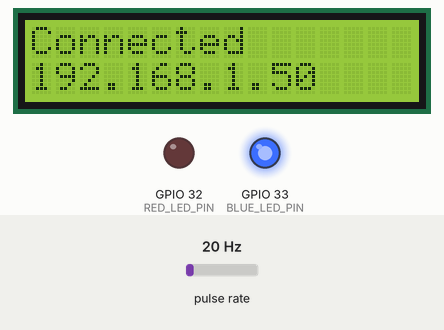
This program was run on a simulated ESP32. Shown: 16×2 character LCD, output pins drawn as LEDs (lit = HIGH). Wiring (inferred from the names in the program): pulse sensor: data GPIO 35. The inputs (shaded band) are chosen by the test bench; at power-on: pulse rate 20 Hz. WiFi joins after 1.5 s; servers stay silent unless stated; uploads are accepted with an empty reply; the local clock reads 2024-03-15 10:24:30 at power-on unless the program sets it; EEPROM starts erased; what the program prints to the serial monitor is not drawn.

Above: at 2.0 s.
At 3.7 s:
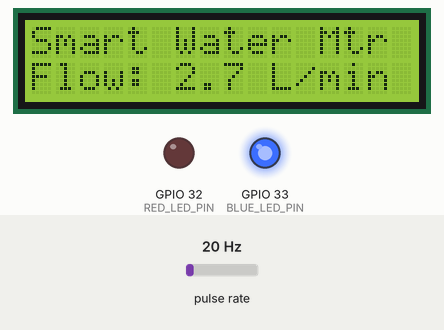
3.8 s: pulse rate (sensor on GPIO 35) set to 4 Hz
At 6.2 s:
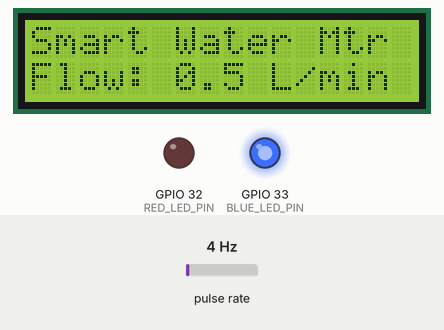
6.8 s: pulse rate (sensor on GPIO 35) set to 50 Hz
At 9.5 s:
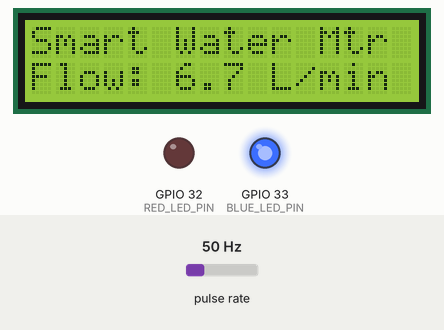
9.8 s: pulse rate (sensor on GPIO 35) set to 100 Hz
At 12.0 s:
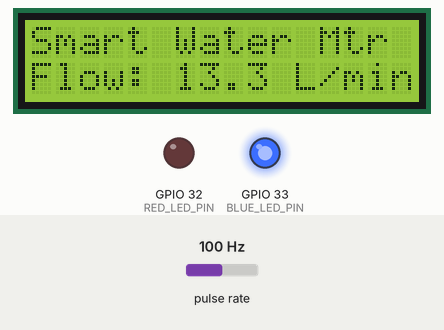
Timing chart, 0 to 13.5 s (numbered marks = the images above; inputs shaded):
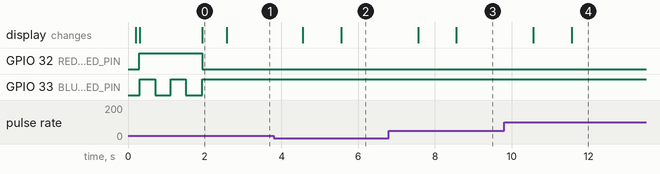

The program:

main.cpp
```cpp
// SafeWater smart water meter firmware - main entry point.
// Implements the boot sequence and main loop from spec sections 41 and 44.

#include <Arduino.h>
#include <WiFi.h>
#include <time.h>
#include "config.h"
#include "wifi_manager.h"
#include "api_client.h"
#include "flow_sensor.h"
#include "ota_update.h"
#include "lcd_display.h"
#include "status_leds.h"
#include "heartbeat.h"
#include "utilities.h"

namespace {

// ---------- offline reading buffer (spec section 52) ----------
struct BufferedReading {
  float flowRate;
  float waterUsageLitres;
};

BufferedReading readingBuffer[MAX_BUFFERED_READINGS];
int bufferedCount = 0;

void bufferReading(float flowRate, float waterUsageLitres) {
  if (bufferedCount >= MAX_BUFFERED_READINGS) {
    // Buffer full: drop the oldest reading to make room for the newest.
    memmove(&readingBuffer[0], &readingBuffer[1], sizeof(BufferedReading) * (MAX_BUFFERED_READINGS - 1));
    bufferedCount--;
  }
  readingBuffer[bufferedCount++] = {flowRate, waterUsageLitres};
}

void flushBufferedReadings(int batteryPct, int wifiSignal) {
  int i = 0;
  while (i < bufferedCount) {
    if (!ApiClient::uploadReading(readingBuffer[i].flowRate, readingBuffer[i].waterUsageLitres, batteryPct, wifiSignal)) {
      break; // still offline or server error - stop and retry next cycle
    }
    i++;
  }
  if (i > 0) {
    memmove(&readingBuffer[0], &readingBuffer[i], sizeof(BufferedReading) * (bufferedCount - i));
    bufferedCount -= i;
  }
}

// ---------- periodic task timers ----------
unsigned long lastReadingUploadAt = 0;
unsigned long lastHeartbeatAt = 0;
unsigned long lastCommandPollAt = 0;
unsigned long lastFlowUpdateAt = 0;
unsigned long lastSyncAt = 0;

// This hardware has no relay/valve - OPEN/CLOSE/RESET are meaningless
// here and just get acknowledged as failed. RESTART/CALIBRATE/UPDATE are
// device-level operations that still apply to a flow-sensor-only meter.
const char *executeCommand(const String &command) {
  if (command == "RESTART") {
    Serial.println("[device] restarting by remote command...");
    FlowSensor::persist(); // don't lose accumulated flow to the reboot
    ApiClient::sendLog("WARNING", "Device restarting by remote command");
    delay(200); // let the log/ack requests finish flushing before reboot
    ESP.restart();
    return "executed"; // unreachable, kept for clarity
  }
  if (command == "CALIBRATE") {
    // Real calibration needs a known reference volume run through the
    // meter; this just logs the request for a technician to action.
    Serial.println("[device] calibration requested - needs a technician on site");
    ApiClient::sendLog("INFO", "Calibration requested - needs a technician on site");
    return "executed";
  }
  if (command == "UPDATE") {
    bool ok = OtaUpdate::checkAndApply();
    ApiClient::sendLog(ok ? "INFO" : "ERROR", ok ? "Firmware update applied" : "Firmware update check failed");
    return ok ? "executed" : "failed";
  }

  Serial.printf("[device] command not supported on this hardware (no valve): %s\n", command.c_str());
  ApiClient::sendLog("ERROR", "Command not supported - no valve hardware: " + command);
  return "failed";
}

void pollAndExecuteCommands() {
  ApiClient::ValveCommand commands[4];
  int count = ApiClient::getPendingCommands(commands, 4);

  for (int i = 0; i < count; i++) {
    Utilities::logLine(("Executing command: " + commands[i].command).c_str());
    const char *result = executeCommand(commands[i].command);
    ApiClient::acknowledgeCommand(commands[i].id, result);
  }
}

} // namespace

void setup() {
  Serial.begin(115200);
  delay(200);
  Serial.println("\n[boot] SafeWater firmware " + String(Utilities::FIRMWARE_VERSION));

  LcdDisplay::begin();
  StatusLeds::begin();
  FlowSensor::begin();

  WifiManager::begin(); // blocks with retries until connected (spec 42)

  configTime(0, 0, "pool.ntp.org", "time.nist.gov"); // sync time (spec 41 step 8)

  Utilities::logLine("Sensor reading started");
  Utilities::logLine("Beginning cloud synchronization");

  Heartbeat::send();
  ApiClient::sendLog("INFO", "Device booted, firmware " + String(Utilities::FIRMWARE_VERSION));
  lastSyncAt = millis();
}

void loop() {
  WifiManager::poll();

  unsigned long now = millis();

  if (now - lastFlowUpdateAt >= 1000) {
    lastFlowUpdateAt = now;
    FlowSensor::update();
    float flowRate = FlowSensor::getFlowRateLpm();
    LcdDisplay::showFlowRate(flowRate);
    Serial.printf("[flow] %.2f L/min (total %.2f L)\n", flowRate, FlowSensor::getTotalLitres());
  }

  if (now - lastReadingUploadAt >= READING_UPLOAD_INTERVAL_MS) {
    lastReadingUploadAt = now;

    int battery = Heartbeat::readBatteryPercent();
    int rssi = WiFi.RSSI();
    float totalLitres = FlowSensor::getTotalLitres();

    if (!ApiClient::uploadReading(FlowSensor::getFlowRateLpm(), totalLitres, battery, rssi)) {
      Utilities::logLine("Reading upload failed - buffering for retry");
      ApiClient::sendLog("WARNING", "Reading upload failed, buffering for retry");
      bufferReading(FlowSensor::getFlowRateLpm(), totalLitres);
    } else {
      lastSyncAt = now;
      flushBufferedReadings(battery, rssi);
    }

    FlowSensor::persist(); // save the running total to flash on the same cadence
  }

  if (now - lastHeartbeatAt >= HEARTBEAT_INTERVAL_MS) {
    lastHeartbeatAt = now;
    if (Heartbeat::send()) lastSyncAt = now;
  }

  if (now - lastCommandPollAt >= COMMAND_POLL_INTERVAL_MS) {
    lastCommandPollAt = now;
    pollAndExecuteCommands();
  }
}
```

api_client.cpp
```cpp
#include "api_client.h"
#include <WiFi.h>
#include <HTTPClient.h>
#include <WiFiClientSecure.h>
#include "config.h"

namespace {

// Shared POST helper: builds { action, meter_serial, api_key, ...extra },
// sends it to the esp32-ingest Edge Function, and parses the JSON response.
// Returns true only on HTTP 2xx with a JSON body containing "success": true.
bool postAction(const char *action, JsonDocument &extra, JsonDocument &response) {
  if (WiFi.status() != WL_CONNECTED) {
    Serial.println("[api] skipped - no Wi-Fi");
    return false;
  }

  JsonDocument body;
  body["action"] = action;
  body["meter_serial"] = METER_SERIAL;
  body["api_key"] = DEVICE_API_KEY;
  for (JsonPairConst kv : extra.as<JsonObjectConst>()) {
    body[kv.key()] = kv.value();
  }

  String payload;
  serializeJson(body, payload);

  WiFiClientSecure client;
  client.setInsecure(); // simplification: no cert pinning. Pin the Supabase
                        // root CA here before shipping to production.

  HTTPClient http;
  http.begin(client, API_BASE_URL);
  http.addHeader("Content-Type", "application/json");

  int statusCode = http.POST(payload);
  bool ok = false;

  if (statusCode > 0) {
    String responseBody = http.getString();
    DeserializationError err = deserializeJson(response, responseBody);
    ok = statusCode >= 200 && statusCode < 300 && !err && response["success"] == true;

    if (!ok) {
      Serial.printf("[api] %s failed, status=%d body=%s\n", action, statusCode, responseBody.c_str());
    }
  } else {
    Serial.printf("[api] %s request failed: %s\n", action, http.errorToString(statusCode).c_str());
  }

  http.end();
  return ok;
}

} // namespace

namespace ApiClient {

bool uploadReading(float flowRate, float waterUsageLitres, int batteryPct, int wifiSignalDbm) {
  JsonDocument extra;
  extra["flow_rate"] = flowRate;
  extra["water_usage"] = waterUsageLitres;
  extra["battery"] = batteryPct;
  extra["wifi_signal"] = wifiSignalDbm;
  extra["status"] = "online";

  JsonDocument response;
  return postAction("reading", extra, response);
}

bool sendHeartbeat(int batteryPct, int wifiSignalDbm, const char *firmwareVersion) {
  JsonDocument extra;
  extra["battery"] = batteryPct;
  extra["wifi_signal"] = wifiSignalDbm;
  extra["firmware_version"] = firmwareVersion;

  JsonDocument response;
  return postAction("heartbeat", extra, response);
}

int getPendingCommands(ValveCommand *out, int maxCommands) {
  JsonDocument extra;
  JsonDocument response;

  if (!postAction("get_commands", extra, response)) return 0;

  JsonArrayConst commands = response["commands"].as<JsonArrayConst>();
  int count = 0;
  for (JsonObjectConst cmd : commands) {
    if (count >= maxCommands) break;
    out[count].id = cmd["id"].as<String>();
    out[count].command = cmd["command"].as<String>();
    count++;
  }
  return count;
}

bool acknowledgeCommand(const String &commandId, const char *status) {
  JsonDocument extra;
  extra["command_id"] = commandId;
  extra["status"] = status;

  JsonDocument response;
  return postAction("ack_command", extra, response);
}

bool sendLog(const char *level, const String &message) {
  JsonDocument extra;
  extra["level"] = level;
  extra["message"] = message;

  JsonDocument response;
  return postAction("log", extra, response);
}

} // namespace ApiClient
```

api_client.h
```cpp
#pragma once

#include <Arduino.h>
#include <ArduinoJson.h>

namespace ApiClient {

struct ValveCommand {
  String id;
  String command;
};

// spec section 48: upload a meter reading.
bool uploadReading(float flowRate, float waterUsageLitres, int batteryPct, int wifiSignalDbm);

// spec section 49: device health heartbeat.
bool sendHeartbeat(int batteryPct, int wifiSignalDbm, const char *firmwareVersion);

// spec section 50: poll for pending valve commands. Returns the number of
// commands written into `out` (max `maxCommands`).
int getPendingCommands(ValveCommand *out, int maxCommands);

// Acknowledge a command as executed/failed after acting on it.
bool acknowledgeCommand(const String &commandId, const char *status);

// spec section 33: send a device log line (INFO/WARNING/ERROR/DEBUG) to
// device_logs. Best-effort - failures are logged locally only, not retried,
// so a flaky connection can't create a log-retry storm.
bool sendLog(const char *level, const String &message);

} // namespace ApiClient
```

flow_sensor.cpp
```cpp
#include "flow_sensor.h"
#include <Arduino.h>
#include <Preferences.h>
#include "config.h"

namespace {

volatile unsigned long pulseCount = 0;
unsigned long lastPulseCountAtUpdate = 0;
unsigned long lastUpdateAtMs = 0;

float flowRateLpm = 0.0f;
float totalLitres = 0.0f;
float lastPersistedTotal = 0.0f;

Preferences prefs;

void IRAM_ATTR onPulse() {
  pulseCount++;
}

} // namespace

namespace FlowSensor {

void begin() {
  // GPIO 34-39 (including FLOW_SENSOR_PIN=35 on Kelvin's board) are
  // input-only on the ESP32 and have no internal pull-up/pull-down -
  // INPUT_PULLUP would silently do nothing here. Most Hall-effect flow
  // sensors (YF-S201 etc.) already pull their own signal line up
  // internally; if the pulse count looks stuck at 0 or noisy, add a real
  // 10k pull-up resistor from this pin to 3.3V.
  pinMode(FLOW_SENSOR_PIN, INPUT);
  attachInterrupt(digitalPinToInterrupt(FLOW_SENSOR_PIN), onPulse, FALLING);
  lastUpdateAtMs = millis();

  prefs.begin("flowsensor", false);
  totalLitres = prefs.getFloat("total", 0.0f);
  lastPersistedTotal = totalLitres;
  Serial.printf("[flow] restored cumulative total from flash: %.2f L\n", totalLitres);
}

void update() {
  noInterrupts();
  unsigned long currentPulses = pulseCount;
  interrupts();

  unsigned long now = millis();
  unsigned long elapsedMs = now - lastUpdateAtMs;
  if (elapsedMs == 0) return;

  unsigned long newPulses = currentPulses - lastPulseCountAtUpdate;
  float litresSinceLastUpdate = newPulses / PULSES_PER_LITRE;

  // L/min = litres counted / (elapsed minutes)
  flowRateLpm = litresSinceLastUpdate / (elapsedMs / 60000.0f);
  totalLitres += litresSinceLastUpdate;

  lastPulseCountAtUpdate = currentPulses;
  lastUpdateAtMs = now;
}

float getFlowRateLpm() {
  return flowRateLpm;
}

float getTotalLitres() {
  return totalLitres;
}

void persist() {
  if (totalLitres == lastPersistedTotal) return; // nothing new - skip the flash write
  prefs.putFloat("total", totalLitres);
  lastPersistedTotal = totalLitres;
}

} // namespace FlowSensor
```

flow_sensor.h
```cpp
#pragma once

namespace FlowSensor {

// Attaches the pulse-counting interrupt. Call once from setup().
void begin();

// Recomputes flow_rate from pulses counted since the last call. Call this
// roughly once per second from loop() for a stable L/min reading.
void update();

// Litres per minute, based on the most recent update() window.
float getFlowRateLpm();

// Cumulative litres counted, persisted across reboots (spec section 45:
// pulses -> litres) - a restart resumes adding from here, it never resets
// back to 0.
float getTotalLitres();

// Writes the running total to flash (NVS). Call periodically from loop()
// (e.g. every 60s) rather than every update() - each write costs real
// flash-wear budget, so don't call it every second.
void persist();

} // namespace FlowSensor
```

heartbeat.cpp
```cpp
#include "heartbeat.h"
#include <Arduino.h>
#include <WiFi.h>
#include "api_client.h"
#include "utilities.h"

namespace Heartbeat {

int readBatteryPercent() {
  return 100; // no battery ADC wired on the reference hardware; see header
}

bool send() {
  int battery = readBatteryPercent();
  int rssi = WiFi.RSSI();

  Serial.printf(
      "[heartbeat] battery=%d%% rssi=%ddBm heap=%uB\n",
      battery, rssi, ESP.getFreeHeap());

  return ApiClient::sendHeartbeat(battery, rssi, Utilities::FIRMWARE_VERSION);
}

} // namespace Heartbeat
```

heartbeat.h
```cpp
#pragma once

namespace Heartbeat {

// Reads device health (battery, Wi-Fi signal, firmware version) and
// reports it via ApiClient::sendHeartbeat (spec section 49).
bool send();

// 0-100 estimate. Wire an actual battery voltage divider to an ADC pin for
// a real reading; without one, this reports 100 (mains/USB powered).
int readBatteryPercent();

} // namespace Heartbeat
```

ota_update.cpp
```cpp
#include "ota_update.h"
#include <Arduino.h>

namespace OtaUpdate {

bool checkAndApply() {
  // TODO: once a firmware-version endpoint + Supabase Storage bucket exist,
  // implement with HTTPUpdate (see ESP32 HTTPUpdate.h):
  //   1. GET the latest version string + firmware.bin URL
  //   2. Compare against the version baked into this build
  //   3. If newer, httpUpdate.update(client, firmwareUrl) and let it reboot
  Serial.println("[ota] update check skipped - no update endpoint configured yet");
  return false;
}

} // namespace OtaUpdate
```

ota_update.h
```cpp
#pragma once

namespace OtaUpdate {

// spec section 54: admin uploads firmware -> Supabase Storage -> ESP32
// checks version -> downloads -> verifies -> installs -> restarts.
//
// NOT WIRED UP YET: there is no version-check endpoint or Storage bucket
// serving firmware builds on the backend yet. This function is structured
// to be a straightforward drop-in once that endpoint exists - it currently
// always returns false without attempting a network call, so issuing the
// UPDATE valve command is safe but a no-op today.
bool checkAndApply();

} // namespace OtaUpdate
```

secrets.example.h
```cpp
#pragma once

// Copy this file to secrets.h and fill in real values. secrets.h is
// gitignored - never commit real Wi-Fi credentials or device API keys to
// a public repo.

#define WIFI_SSID "YOUR_WIFI_SSID"
#define WIFI_PASSWORD "YOUR_WIFI_PASSWORD"

// meter_serial + DEVICE_API_KEY must match a smart_meters row in Supabase.
// Get both from the admin dashboard: Smart Meters -> edit meter -> Device
// API key (regenerate there any time; update this file to match).
#define DEVICE_ID "ESP32-001"
#define METER_SERIAL "WM-00001"
#define DEVICE_API_KEY "REPLACE_WITH_DEVICE_API_KEY_FROM_ADMIN_DASHBOARD"
```

status_leds.cpp
```cpp
#include "status_leds.h"
#include <Arduino.h>
#include "config.h"

namespace {
bool blueState = false;
}

namespace StatusLeds {

void begin() {
  pinMode(RED_LED_PIN, OUTPUT);
  pinMode(BLUE_LED_PIN, OUTPUT);
  digitalWrite(RED_LED_PIN, HIGH); // offline until Wi-Fi connects
  digitalWrite(BLUE_LED_PIN, LOW);
}

void setWifiConnected(bool connected) {
  blueState = connected;
  digitalWrite(BLUE_LED_PIN, connected ? HIGH : LOW);
  digitalWrite(RED_LED_PIN, connected ? LOW : HIGH);
}

void toggleWifiBlink() {
  blueState = !blueState;
  digitalWrite(BLUE_LED_PIN, blueState ? HIGH : LOW);
}

} // namespace StatusLeds
```

status_leds.h
```cpp
#pragma once

// Two status LEDs (see config.h for pins) alongside the 16x2 LCD.

namespace StatusLeds {

void begin();

// Blue LED: solid on once Wi-Fi is connected, off otherwise.
// Also drives the red LED to the opposite state (red = offline/attention
// needed), since there's no valve on this hardware for red to reflect.
void setWifiConnected(bool connected);

// Blue LED blink toggle, used by WifiManager while a connection attempt
// is in progress (called on a timer, not every loop iteration).
void toggleWifiBlink();

} // namespace StatusLeds
```

utilities.cpp
```cpp
#include "utilities.h"
#include <Arduino.h>

namespace Utilities {

void logLine(const char *message) {
  Serial.printf("[%.1fs] %s\n", millis() / 1000.0f, message);
}

} // namespace Utilities
```

utilities.h
```cpp
#pragma once

namespace Utilities {

constexpr const char *FIRMWARE_VERSION = "1.0.0";

// Prefixes a Serial log line with seconds-since-boot, e.g. "[12.4s] ...".
void logLine(const char *message);

} // namespace Utilities
```

wifi_manager.h
```cpp
#pragma once

#include <Arduino.h>

namespace WifiManager {

// Starts the connection attempt. Blocks with retries (spec section 42:
// unlimited retries every WIFI_RETRY_INTERVAL_MS) until connected.
void begin();

// Call every loop() iteration; reconnects automatically if the link drops.
void poll();

bool isConnected();

} // namespace WifiManager
```

lcd_display.h
```cpp
#pragma once

namespace LcdDisplay {

void begin();

// Two-line free-form message (used during boot/Wi-Fi connect).
void showMessage(const char *line1, const char *line2);

// Steady-state screen once boot finishes: static title on line 1 (drawn
// once, not redrawn every call) + the live flow rate on line 2.
void showFlowRate(float flowRateLpm);

} // namespace LcdDisplay
```

Source omitted: wifi_manager.cpp (1939 bytes), config.h (1823 bytes), lcd_display.cpp (1246 bytes)

Measured:
- after the input at 3.8 s, the display: first changes after 0.76 s (image 2 shows a later state)
- after the input at 6.8 s, the display: first changes after 0.76 s (image 3 shows a later state)
- after the input at 9.8 s, the display: first changes after 0.76 s (image 4 shows a later state)
- what the display in image 0 shows lasts 0.7 s, from 1.9 s to 2.6 s
